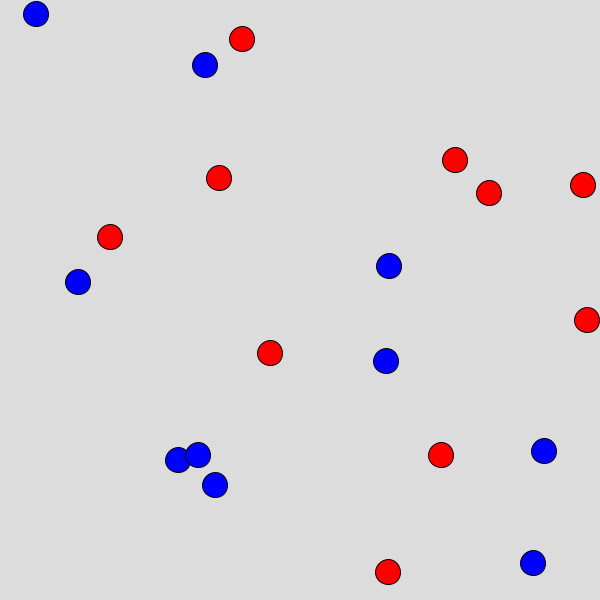
Frame 1 (no input)
Frame 60 (the mouse pressed at the canvas centre just before this capture): identical to frame 1, image omitted
Frame 120 (the mouse held since frame 60 and released just before this capture): identical to frame 1, image omitted

The Processing sketch that drew this single still picture (run headless with seeded random() and noise(); from frame 60 on, the mouse is pressed at the canvas centre):

// Processing sketch: BalloonPop
// ── BalloonPop.pde
import java.util.ArrayList;

ArrayList<Balloon> balloons = new ArrayList<Balloon>();
//ArrayList<Integer> scores = new ArrayList<Integer>();

public void setup() {
  size(600,600);
  spawnBalloons();
}

public void draw() {
  background(220);
  //show all balloons
  for (int i = 0; i < balloons.size(); i++) {
     balloons.get(i).show();
  }
  //for (Balloon b : balloons) {
  //  b.show();
  //}
}

private void spawnBalloons() {
  for (int i = 0; i < 10; i++) {
    Balloon newB = new RedBalloon((int)(Math.random()*width),(int)(Math.random()*height));
    balloons.add(newB);
  }
  for (int i = 0; i < 10; i++) {
    Balloon newB = new BlueBalloon((int)(Math.random()*width),(int)(Math.random()*height));
    balloons.add(newB);
  }
}

public void mouseClicked() {
  for (int i = balloons.size()-1; i >= 0; i--) {
    if (3 > 2) {
      balloons.remove(i);
    }
  }
}

// ── Balloon.pde
//superclass 
public class Balloon {
  private PVector pos, vel;
  private color c;
  private final int SIZE = 25;

  public Balloon(int x, int y, color c) {
    pos = new PVector(x,y);
    vel = PVector.random2D();
    this.c = c;
  }

  public void move() {

  }
  
  public void show() {
    fill(c);
    circle(pos.x,pos.y,SIZE);
  }
}

// ── BlueBalloon.pde
public class BlueBalloon extends Balloon {
  public BlueBalloon(int x, int y) {
    super(x,y,#0000FF);
  }
}

// ── RedBalloon.pde
//subclass
public class RedBalloon extends Balloon {
  private int hp;  

  public RedBalloon(int x, int y) {
    super(x, y, #FF0000);
  }
}
